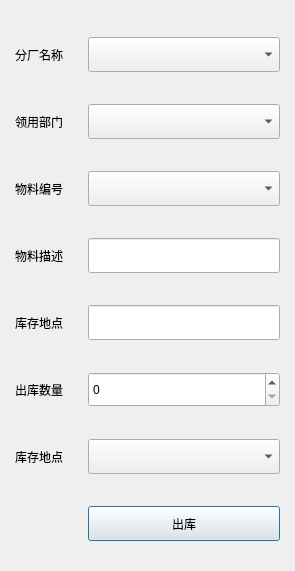
<?xml version="1.0" encoding="UTF-8"?>
<ui version="4.0">
 <class>DialogGoodsOut</class>
 <widget class="QDialog" name="DialogGoodsOut">
  <property name="geometry">
   <rect>
    <x>0</x>
    <y>0</y>
    <width>295</width>
    <height>571</height>
   </rect>
  </property>
  <property name="windowTitle">
   <string>Dialog</string>
  </property>
  <layout class="QGridLayout" name="gridLayout">
   <property name="leftMargin">
    <number>15</number>
   </property>
   <property name="rightMargin">
    <number>15</number>
   </property>
   <property name="bottomMargin">
    <number>0</number>
   </property>
   <property name="horizontalSpacing">
    <number>25</number>
   </property>
   <item row="0" column="0">
    <widget class="QLabel" name="label_2">
     <property name="minimumSize">
      <size>
       <width>0</width>
       <height>35</height>
      </size>
     </property>
     <property name="text">
      <string>分厂名称</string>
     </property>
    </widget>
   </item>
   <item row="0" column="1">
    <widget class="QComboBox" name="comboBox_factory">
     <property name="minimumSize">
      <size>
       <width>0</width>
       <height>35</height>
      </size>
     </property>
    </widget>
   </item>
   <item row="1" column="0">
    <widget class="QLabel" name="label_3">
     <property name="minimumSize">
      <size>
       <width>0</width>
       <height>35</height>
      </size>
     </property>
     <property name="text">
      <string>领用部门</string>
     </property>
    </widget>
   </item>
   <item row="3" column="0">
    <widget class="QLabel" name="label_7">
     <property name="minimumSize">
      <size>
       <width>0</width>
       <height>35</height>
      </size>
     </property>
     <property name="text">
      <string>物料描述</string>
     </property>
    </widget>
   </item>
   <item row="3" column="1">
    <widget class="QLineEdit" name="lineEdit_GoodsName">
     <property name="minimumSize">
      <size>
       <width>0</width>
       <height>35</height>
      </size>
     </property>
    </widget>
   </item>
   <item row="1" column="1">
    <widget class="QComboBox" name="comboBox_department">
     <property name="minimumSize">
      <size>
       <width>0</width>
       <height>35</height>
      </size>
     </property>
    </widget>
   </item>
   <item row="2" column="1">
    <widget class="QComboBox" name="comboBox_goodID">
     <property name="minimumSize">
      <size>
       <width>0</width>
       <height>35</height>
      </size>
     </property>
    </widget>
   </item>
   <item row="2" column="0">
    <widget class="QLabel" name="label_4">
     <property name="minimumSize">
      <size>
       <width>0</width>
       <height>35</height>
      </size>
     </property>
     <property name="text">
      <string>物料编号</string>
     </property>
    </widget>
   </item>
   <item row="5" column="0">
    <widget class="QLabel" name="label_6">
     <property name="minimumSize">
      <size>
       <width>0</width>
       <height>35</height>
      </size>
     </property>
     <property name="text">
      <string>出库数量</string>
     </property>
    </widget>
   </item>
   <item row="4" column="0">
    <widget class="QLabel" name="label_5">
     <property name="minimumSize">
      <size>
       <width>0</width>
       <height>35</height>
      </size>
     </property>
     <property name="text">
      <string>库存地点</string>
     </property>
    </widget>
   </item>
   <item row="4" column="1">
    <widget class="QLineEdit" name="lineEdit_storeName">
     <property name="minimumSize">
      <size>
       <width>0</width>
       <height>35</height>
      </size>
     </property>
    </widget>
   </item>
   <item row="5" column="1">
    <widget class="QSpinBox" name="spinBox_num">
     <property name="minimumSize">
      <size>
       <width>0</width>
       <height>35</height>
      </size>
     </property>
    </widget>
   </item>
   <item row="6" column="0">
    <widget class="QLabel" name="label_8">
     <property name="minimumSize">
      <size>
       <width>0</width>
       <height>35</height>
      </size>
     </property>
     <property name="text">
      <string>库存地点</string>
     </property>
    </widget>
   </item>
   <item row="6" column="1">
    <widget class="QComboBox" name="comboBox_storeAddr">
     <property name="minimumSize">
      <size>
       <width>0</width>
       <height>35</height>
      </size>
     </property>
    </widget>
   </item>
   <item row="7" column="1">
    <widget class="QPushButton" name="pushButton_out">
     <property name="minimumSize">
      <size>
       <width>0</width>
       <height>35</height>
      </size>
     </property>
     <property name="text">
      <string>出库</string>
     </property>
    </widget>
   </item>
  </layout>
 </widget>
 <resources/>
 <connections/>
</ui>
